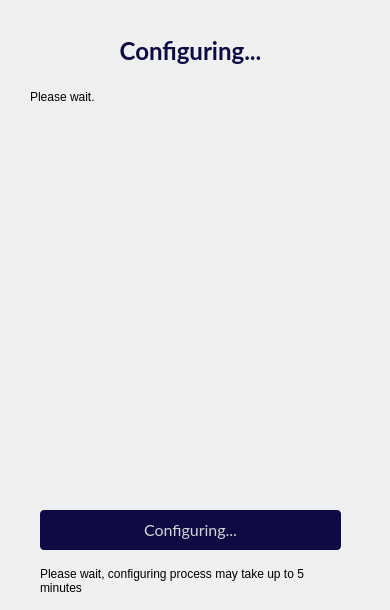
     <widget class="QWidget" name="page_new_server_configuring">
      <widget class="QProgressBar" name="progressBar_new_server_configuring">
       <property name="geometry">
        <rect>
         <x>40</x>
         <y>510</y>
         <width>301</width>
         <height>40</height>
        </rect>
       </property>
       <property name="styleSheet">
        <string notr="true">QProgressBar{
color:rgb(212, 212, 212);
border-radius: 4px;

font-family: Lato;
font-style: normal;
font-weight: normal;
font-size: 16px;
line-height: 21px;

background: #100A44;
border-radius: 4px;
}

QProgressBar::chunk {
background: rgba(255, 255, 255, 0.15);
border-radius: 4px 0px 0px 4px;

}
</string>
       </property>
       <property name="value">
        <number>0</number>
       </property>
       <property name="alignment">
        <set>Qt::AlignCenter</set>
       </property>
       <property name="textVisible">
        <bool>true</bool>
       </property>
       <property name="format">
        <string>Configuring...</string>
       </property>
      </widget>
      <widget class="QLabel" name="label_71">
       <property name="geometry">
        <rect>
         <x>0</x>
         <y>35</y>
         <width>381</width>
         <height>31</height>
        </rect>
       </property>
       <property name="styleSheet">
        <string notr="true">QLabel {
font-family: Lato;
font-style: normal;
font-weight: bold;
font-size: 24px;
color: #100A44;
}
</string>
       </property>
       <property name="text">
        <string>Configuring...</string>
       </property>
       <property name="alignment">
        <set>Qt::AlignCenter</set>
       </property>
       <property name="wordWrap">
        <bool>true</bool>
       </property>
      </widget>
      <widget class="QLabel" name="label_72">
       <property name="geometry">
        <rect>
         <x>30</x>
         <y>90</y>
         <width>321</width>
         <height>31</height>
        </rect>
       </property>
       <property name="text">
        <string>Please wait.</string>
       </property>
       <property name="alignment">
        <set>Qt::AlignLeading|Qt::AlignLeft|Qt::AlignTop</set>
       </property>
       <property name="wordWrap">
        <bool>true</bool>
       </property>
       <property name="textInteractionFlags">
        <set>Qt::LinksAccessibleByMouse|Qt::TextSelectableByMouse</set>
       </property>
      </widget>
      <widget class="QLabel" name="label_new_server_configuring_wait_info">
       <property name="enabled">
        <bool>true</bool>
       </property>
       <property name="geometry">
        <rect>
         <x>40</x>
         <y>560</y>
         <width>301</width>
         <height>41</height>
        </rect>
       </property>
       <property name="text">
        <string>Please wait, configuring process may take up to 5 minutes</string>
       </property>
       <property name="wordWrap">
        <bool>true</bool>
       </property>
      </widget>
     </widget>
